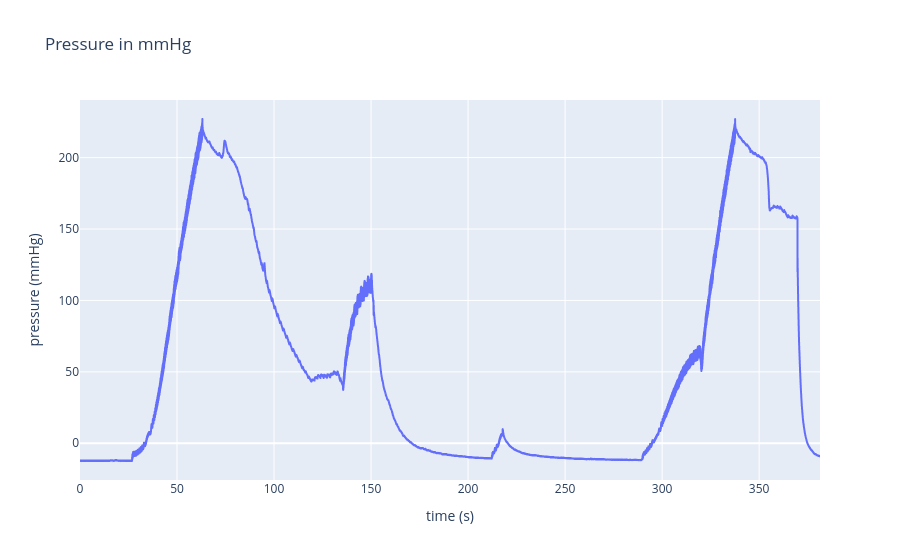

The code cell stored with this chart in its notebook:
### Code cell
plot_pressure('data/2025-11-25_17h48.csv', convert_with_atm=True)

### Figure 1 — Plotly figure (JSON) as saved in the notebook; plotly's stock layout.template omitted (floating-point values rounded to 4 significant figures; data arrays with more than 128 entries replaced by an {"elided": "..."} marker saying what was removed)
{"data": [{"hovertemplate": "time (s)=%{x}<br>pressure (mmHg)=%{y}<extra></extra>", "legendgroup": "", "line": {"color": "#636efa", "dash": "solid"}, "marker": {"symbol": "circle"}, "mode": "lines", "name": "", "showlegend": false, "type": "scattergl", "x": {"elided": "22882 float values"}, "xaxis": "x", "y": {"elided": "22882 float values"}, "yaxis": "y"}], "layout": {"legend": {"tracegroupgap": 0}, "title": {"text": "Pressure in mmHg"}, "xaxis": {"anchor": "y", "domain": [0, 1], "title": {"text": "time (s)"}}, "yaxis": {"anchor": "x", "domain": [0, 1], "title": {"text": "pressure (mmHg)"}}}}
